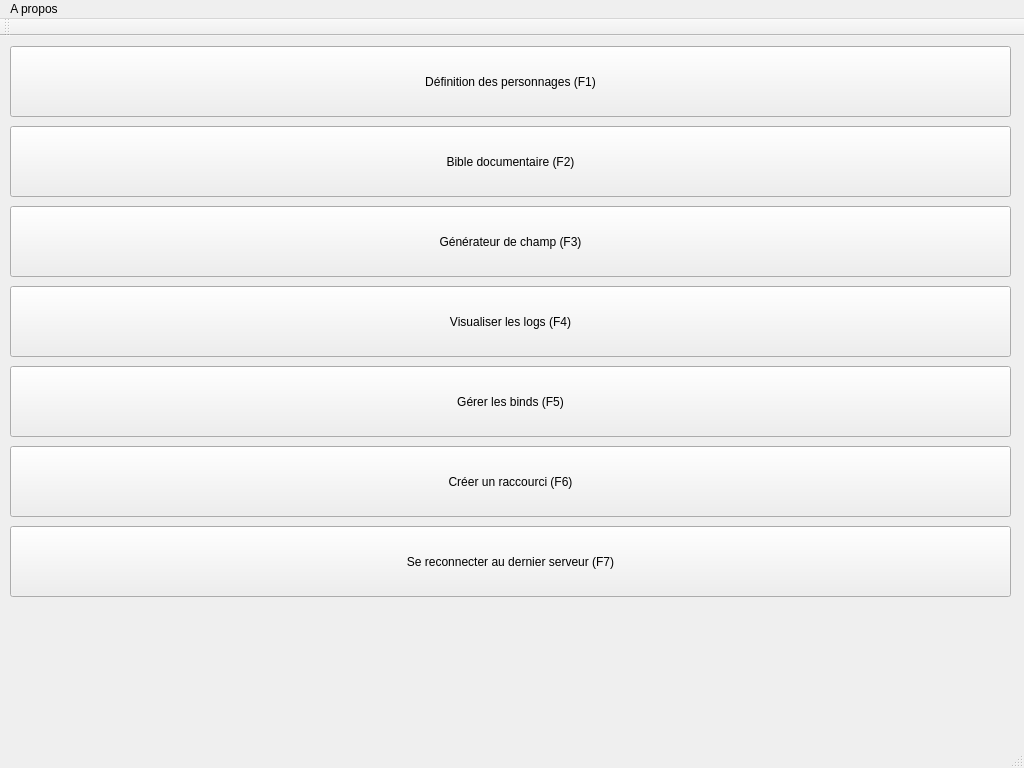
<?xml version="1.0" encoding="UTF-8"?>
<ui version="4.0">
 <class>MainWindow</class>
 <widget class="QMainWindow" name="MainWindow">
  <property name="geometry">
   <rect>
    <x>0</x>
    <y>0</y>
    <width>1024</width>
    <height>768</height>
   </rect>
  </property>
  <property name="windowTitle">
   <string>TayCrayon</string>
  </property>
  <property name="windowIcon">
   <iconset resource="res/res.qrc">
    <normaloff>:/sharpener.png</normaloff>:/sharpener.png</iconset>
  </property>
  <widget class="QWidget" name="centralWidget">
   <widget class="QPushButton" name="characterSetButton">
    <property name="geometry">
     <rect>
      <x>10</x>
      <y>10</y>
      <width>1001</width>
      <height>71</height>
     </rect>
    </property>
    <property name="text">
     <string>Définition des personnages (F1)</string>
    </property>
    <property name="icon">
     <iconset resource="res/res.qrc">
      <normaloff>:/person.png</normaloff>:/person.png</iconset>
    </property>
    <property name="iconSize">
     <size>
      <width>64</width>
      <height>64</height>
     </size>
    </property>
    <property name="shortcut">
     <string>F1</string>
    </property>
   </widget>
   <widget class="QPushButton" name="BibleButton">
    <property name="geometry">
     <rect>
      <x>10</x>
      <y>90</y>
      <width>1001</width>
      <height>71</height>
     </rect>
    </property>
    <property name="text">
     <string>Bible documentaire (F2)</string>
    </property>
    <property name="icon">
     <iconset resource="res/res.qrc">
      <normaloff>:/book.png</normaloff>:/book.png</iconset>
    </property>
    <property name="iconSize">
     <size>
      <width>64</width>
      <height>64</height>
     </size>
    </property>
    <property name="shortcut">
     <string>F2</string>
    </property>
   </widget>
   <widget class="QPushButton" name="FillerButton">
    <property name="geometry">
     <rect>
      <x>10</x>
      <y>170</y>
      <width>1001</width>
      <height>71</height>
     </rect>
    </property>
    <property name="text">
     <string>Générateur de champ (F3)</string>
    </property>
    <property name="icon">
     <iconset resource="res/res.qrc">
      <normaloff>:/gear.png</normaloff>:/gear.png</iconset>
    </property>
    <property name="iconSize">
     <size>
      <width>64</width>
      <height>64</height>
     </size>
    </property>
    <property name="shortcut">
     <string>F3</string>
    </property>
   </widget>
   <widget class="QPushButton" name="LogButton">
    <property name="geometry">
     <rect>
      <x>10</x>
      <y>250</y>
      <width>1001</width>
      <height>71</height>
     </rect>
    </property>
    <property name="text">
     <string>Visualiser les logs (F4)</string>
    </property>
    <property name="icon">
     <iconset resource="res/res.qrc">
      <normaloff>:/library.png</normaloff>:/library.png</iconset>
    </property>
    <property name="iconSize">
     <size>
      <width>64</width>
      <height>64</height>
     </size>
    </property>
    <property name="shortcut">
     <string>F4</string>
    </property>
    <property name="default">
     <bool>false</bool>
    </property>
    <property name="flat">
     <bool>false</bool>
    </property>
   </widget>
   <widget class="QPushButton" name="BindButton">
    <property name="geometry">
     <rect>
      <x>10</x>
      <y>330</y>
      <width>1001</width>
      <height>71</height>
     </rect>
    </property>
    <property name="text">
     <string>Gérer les binds (F5)</string>
    </property>
    <property name="icon">
     <iconset resource="res/res.qrc">
      <normaloff>:/keyboard.png</normaloff>:/keyboard.png</iconset>
    </property>
    <property name="iconSize">
     <size>
      <width>64</width>
      <height>64</height>
     </size>
    </property>
    <property name="shortcut">
     <string>F5</string>
    </property>
   </widget>
   <widget class="QPushButton" name="ShortcutButton">
    <property name="geometry">
     <rect>
      <x>10</x>
      <y>410</y>
      <width>1001</width>
      <height>71</height>
     </rect>
    </property>
    <property name="text">
     <string>Créer un raccourci (F6)</string>
    </property>
    <property name="icon">
     <iconset resource="res/res.qrc">
      <normaloff>:/shortcut.png</normaloff>:/shortcut.png</iconset>
    </property>
    <property name="iconSize">
     <size>
      <width>64</width>
      <height>64</height>
     </size>
    </property>
    <property name="shortcut">
     <string>F6</string>
    </property>
   </widget>
   <widget class="QPushButton" name="ReconnectButton">
    <property name="geometry">
     <rect>
      <x>10</x>
      <y>490</y>
      <width>1001</width>
      <height>71</height>
     </rect>
    </property>
    <property name="text">
     <string>Se reconnecter au dernier serveur (F7)</string>
    </property>
    <property name="icon">
     <iconset resource="res/res.qrc">
      <normaloff>:/reload.png</normaloff>:/reload.png</iconset>
    </property>
    <property name="iconSize">
     <size>
      <width>64</width>
      <height>64</height>
     </size>
    </property>
    <property name="shortcut">
     <string>F7</string>
    </property>
   </widget>
  </widget>
  <widget class="QMenuBar" name="menuBar">
   <property name="geometry">
    <rect>
     <x>0</x>
     <y>0</y>
     <width>1024</width>
     <height>21</height>
    </rect>
   </property>
   <widget class="QMenu" name="menuA_propos">
    <property name="title">
     <string>A propos</string>
    </property>
    <addaction name="TayformerAction"/>
    <addaction name="qtAction"/>
   </widget>
   <addaction name="menuA_propos"/>
  </widget>
  <widget class="QToolBar" name="mainToolBar">
   <attribute name="toolBarArea">
    <enum>TopToolBarArea</enum>
   </attribute>
   <attribute name="toolBarBreak">
    <bool>false</bool>
   </attribute>
  </widget>
  <widget class="QStatusBar" name="statusBar"/>
  <action name="TayformerAction">
   <property name="text">
    <string>... du TayCrayon</string>
   </property>
  </action>
  <action name="qtAction">
   <property name="text">
    <string>... de Qt</string>
   </property>
  </action>
 </widget>
 <layoutdefault spacing="6" margin="11"/>
 <resources>
  <include location="res/res.qrc"/>
 </resources>
 <connections/>
</ui>
